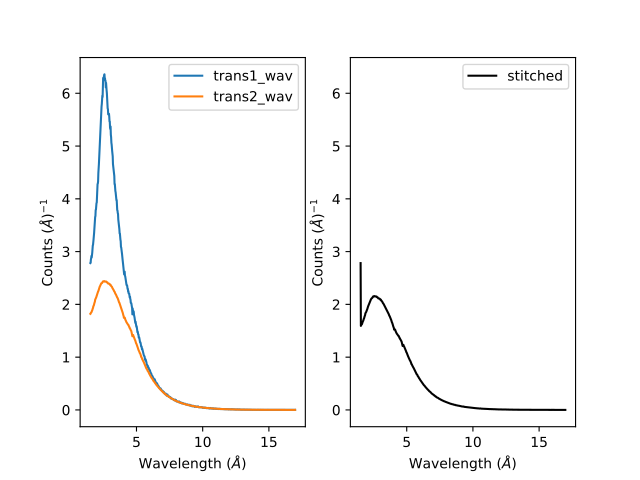

The script that drew this image:
from mantid.simpleapi import *
import matplotlib.pyplot as plt

try:
   trans1 = Load('INTER00013463')
   trans2 = Load('INTER00013464')

   trans1_wav = CreateTransmissionWorkspaceAuto(trans1)
   trans2_wav = CreateTransmissionWorkspaceAuto(trans2)

   stitched_wav, y = Stitch1D(trans1_wav, trans2_wav, UseManualScaleFactor=True, ManualScaleFactor=0.85)

   # plot the individual and stitched workspaces next to each other
   fig, axs = plt.subplots(nrows=1, ncols=2, subplot_kw={'projection':'mantid'})

   axs[0].plot(trans1_wav, wkspIndex=0, label=str(trans1_wav))
   axs[0].plot(trans2_wav, wkspIndex=0, label=str(trans2_wav))
   axs[0].legend()
   # use same y scale on both plots
   ylimits = axs[0].get_ylim()
   axs[1].plot(stitched_wav, wkspIndex=0, color='k', label='stitched')
   axs[1].legend()
   axs[1].set_ylim(ylimits)

   # uncomment the following line to show the plot window
   #fig.show()
except ValueError:
   print("Cannot load data")
